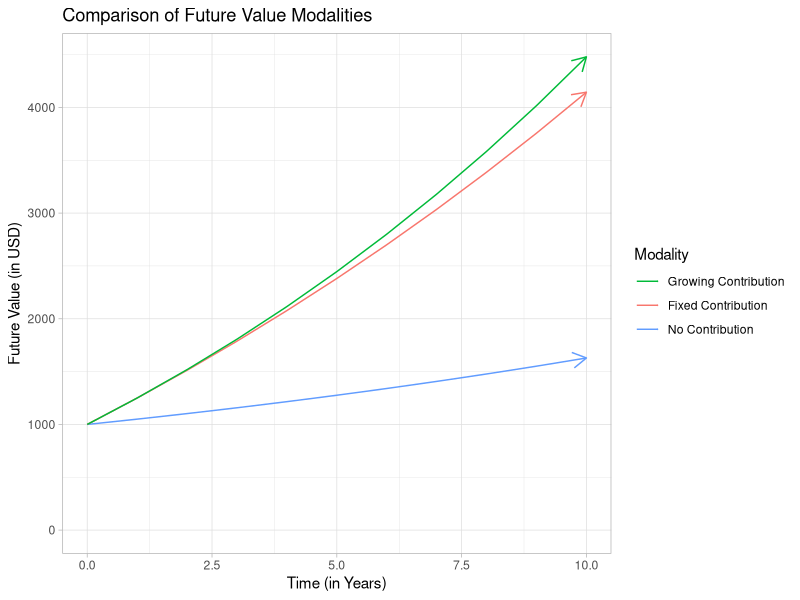
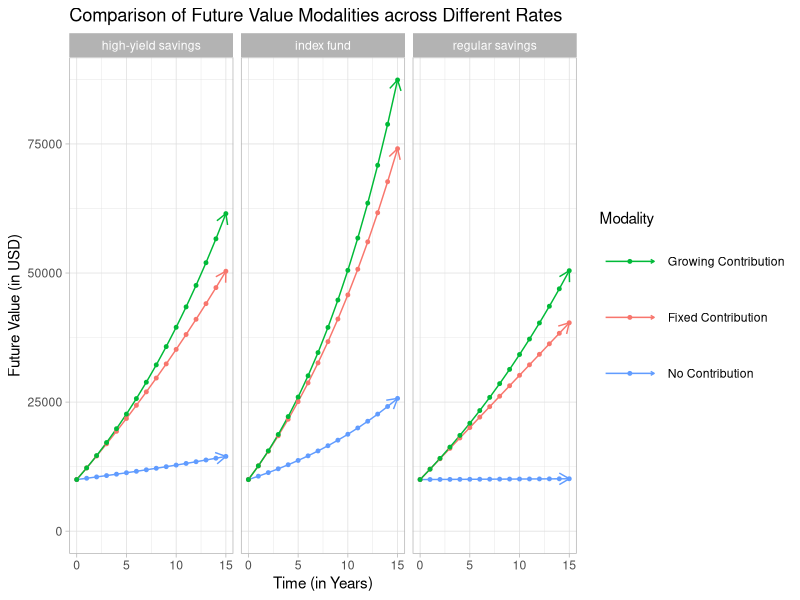

The R source for these figures, in order:
## ---- chunk 1
library(ggplot2)
knitr::opts_chunk$set(echo = TRUE, error = TRUE)
## ---- chunk 2
#' @title Future Value
#' @description Calculates the future value with no annuity
#' @param amount the initial deposit
#' @param rate the annual return rate
#' @param years the number of years compounded
#' @return the future value of the investment
future_value = function(amount, rate, years) {
  return(amount * (1 + rate)^years)
}

# test set 1
future_value(amount = 100, rate = 0.05, years = 1)
future_value(amount = 500, rate = 0.05, years = 5)
future_value(amount = 1000, rate = 0.05, years = 10)
## ---- chunk 3
#' @title Future Value of Annuity
#' @description Calculates the future value of annuity
#' @param contrib the initial deposit
#' @param rate the annual return rate
#' @param years the number of years compounded
#' @return the future value of the annuity
annuity = function(contrib, rate, years) {
  return(contrib * (((1 + rate)^years - 1) / rate))
}

# test set 2
annuity(contrib = 200, rate = 0.05, years = 1)
annuity(contrib = 200, rate = 0.05, years = 2)
annuity(contrib = 200, rate = 0.05, years = 10)
## ---- chunk 4
#' @title Future Value of Growing Annuity
#' @description Calculates the future value of growing annuity
#' @param contrib the initial deposit
#' @param rate the annual return rate
#' @param growing the annual growth rate
#' @param years the number of years compounded
#' @return the future value of growing annuity
growing_annuity = function(contrib, rate, growth, years) {
  return(contrib * (((1 + rate)^years - (1 + growth)^years) / (rate - growth)))
}

# test set 3
growing_annuity(contrib = 200, rate = 0.05, growth = 0.03, years = 1)
growing_annuity(contrib = 200, rate = 0.05, growth = 0.03, years = 2)
growing_annuity(contrib = 200, rate = 0.05, growth = 0.03, years = 10)
## ---- chunk 5
years = 0:10
no_contrib = NULL
fixed_contrib = NULL
growing_contrib = NULL

for (year in years) {
  index = year + 1
  no_contrib[index] = future_value(amount = 1000, rate = 0.05, years = year)
  fixed_contrib[index] = future_value(amount = 1000, rate = 0.05, years = year) + 
    annuity(contrib = 200, rate = 0.05, years = year)
  growing_contrib[index] = future_value(amount = 1000, rate = 0.05, years = year) + 
    growing_annuity(contrib = 200, rate = 0.05, growth = 0.03, years = year)
}

modalities = data.frame(years = years, no_contrib = no_contrib, fixed_contrib = fixed_contrib, growing_contrib = growing_contrib)
modalities
## ---- chunk 6
  ggplot(data = modalities, aes(x = years)) + 
    geom_line(aes(y = no_contrib, color = "red"), arrow = arrow(length = unit(0.03, "npc"))) + 
    geom_line(aes(y = fixed_contrib, color = "blue"), arrow = arrow(length = unit(0.03, "npc"))) + 
    geom_line(aes(y = growing_contrib, color = "green"), arrow = arrow(length = unit(0.03, "npc"))) + 
    labs(x = "Time (in Years)", y = "Future Value (in USD)", title = "Comparison of Future Value Modalities") +
    scale_colour_discrete(name = "Modality", labels = c("Growing Contribution", "Fixed Contribution", "No Contribution"), breaks = c("green", "blue", "red")) +
    expand_limits(x = 0, y = 0) +
    theme_light()
## ---- chunk 7
rates = c("regular savings" = 0.001, "high-yield savings" = 0.025, "index fund" = 0.065)
types = c("regular savings", "high-yield savings", "index fund")
amount = 10000
years = 0:15
contrib = 2000
growth = 0.04

savings = data.frame(year = numeric(), type = character(), modality = character(), rate = numeric(), balance = numeric(), row.names = NULL)
for(type in types) {
  for(year in years) {
      rate = rates[type]
      no_contrib = data.frame(year = year, type = type, modality = "no_contrib", rate = rate, balance = future_value(amount, rate, year), row.names = NULL)
      fixed_contrib = data.frame(year = year, type = type, modality = "fixed_contrib", rate = rate, balance = future_value(amount, rate, year) +annuity(contrib, rate, year), row.names = NULL)
      growing_contrib = data.frame(year = year, type = type, modality = "growing_contrib", rate = rate, balance = future_value(amount, rate, year) + growing_annuity(contrib, rate, growth, year), row.names = NULL)
      savings = rbind(savings, no_contrib)
      savings = rbind(savings, fixed_contrib)
      savings = rbind(savings, growing_contrib)
    }
}
head(savings)
## ---- chunk 8
ggplot(data = savings, aes(x = year, y = balance, group = modality, color = modality)) + 
  geom_line(arrow = arrow(length = unit(0.07, "npc"))) + 
  geom_point(aes(x = year), size = 1) +
  labs(x = "Time (in Years)", y = "Future Value (in USD)", title = "Comparison of Future Value Modalities across Different Rates") +
  scale_colour_discrete(name = "Modality", labels = c("Growing Contribution", "Fixed Contribution", "No Contribution"), breaks = c("growing_contrib", "fixed_contrib", "no_contrib")) +
  expand_limits(x = 0, y = 0) +
  facet_grid(~ type) + 
  theme_light()
